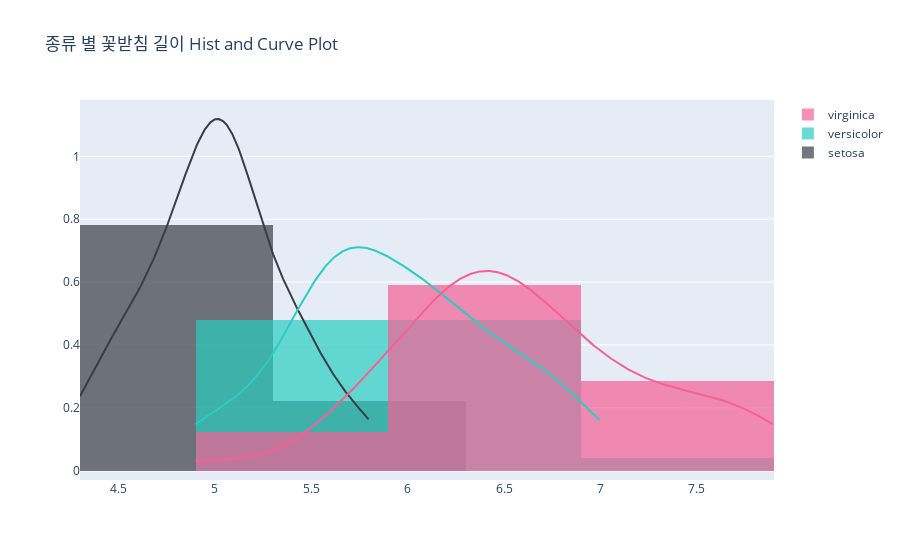

The notebook cell this image was saved under:
### Code cell
import plotly.figure_factory as ff
import numpy as np
import seaborn as sns

df = sns.load_dataset('iris')

x1 = df[df['species'] == 'setosa']['sepal_length'].tolist()
x2 = df[df['species'] == 'versicolor']['sepal_length'].tolist()
x3 = df[df['species'] == 'virginica']['sepal_length'].tolist()

hist_df = [x1, x2, x3]

group_labels = ['setosa','versicolor','virginica']
colors = ['#393E46', '#2BCDC1', '#F66095']

# Create distplot with curve_type set to 'normal'
fig = ff.create_distplot(hist_df , group_labels, colors=colors,show_rug=False)

# Add title
fig.update_layout(title_text='종류 별 꽃받침 길이 Hist and Curve Plot')
fig.show()

### Figure 1 — Plotly figure (JSON) as saved in the notebook; plotly's stock layout.template omitted (floating-point values rounded to 4 significant figures; data arrays with more than 128 entries replaced by an {"elided": "..."} marker saying what was removed)
{"data": [{"autobinx": false, "histnorm": "probability density", "legendgroup": "setosa", "marker": {"color": "#393E46"}, "name": "setosa", "opacity": 0.7, "type": "histogram", "x": [5.1, 4.9, 4.7, 4.6, 5, 5.4, 4.6, 5, 4.4, 4.9, 5.4, 4.8, 4.8, 4.3, 5.8, 5.7, 5.4, 5.1, 5.7, 5.1, 5.4, 5.1, 4.6, 5.1, 4.8, 5, 5, 5.2, 5.2, 4.7, 4.8, 5.4, 5.2, 5.5, 4.9, 5, 5.5, 4.9, 4.4, 5.1, 5, 4.5, 4.4, 5, 5.1, 4.8, 5.1, 4.6, 5.3, 5], "xaxis": "x", "xbins": {"end": 5.8, "size": 1, "start": 4.3}, "yaxis": "y"}, {"autobinx": false, "histnorm": "probability density", "legendgroup": "versicolor", "marker": {"color": "#2BCDC1"}, "name": "versicolor", "opacity": 0.7, "type": "histogram", "x": [7, 6.4, 6.9, 5.5, 6.5, 5.7, 6.3, 4.9, 6.6, 5.2, 5, 5.9, 6, 6.1, 5.6, 6.7, 5.6, 5.8, 6.2, 5.6, 5.9, 6.1, 6.3, 6.1, 6.4, 6.6, 6.8, 6.7, 6, 5.7, 5.5, 5.5, 5.8, 6, 5.4, 6, 6.7, 6.3, 5.6, 5.5, 5.5, 6.1, 5.8, 5, 5.6, 5.7, 5.7, 6.2, 5.1, 5.7], "xaxis": "x", "xbins": {"end": 7, "size": 1, "start": 4.9}, "yaxis": "y"}, {"autobinx": false, "histnorm": "probability density", "legendgroup": "virginica", "marker": {"color": "#F66095"}, "name": "virginica", "opacity": 0.7, "type": "histogram", "x": [6.3, 5.8, 7.1, 6.3, 6.5, 7.6, 4.9, 7.3, 6.7, 7.2, 6.5, 6.4, 6.8, 5.7, 5.8, 6.4, 6.5, 7.7, 7.7, 6, 6.9, 5.6, 7.7, 6.3, 6.7, 7.2, 6.2, 6.1, 6.4, 7.2, 7.4, 7.9, 6.4, 6.3, 6.1, 7.7, 6.3, 6.4, 6, 6.9, 6.7, 6.9, 5.8, 6.8, 6.7, 6.7, 6.3, 6.5, 6.2, 5.9], "xaxis": "x", "xbins": {"end": 7.9, "size": 1, "start": 4.9}, "yaxis": "y"}, {"legendgroup": "setosa", "marker": {"color": "#393E46"}, "mode": "lines", "name": "setosa", "showlegend": false, "type": "scatter", "x": {"elided": "500 float values"}, "xaxis": "x", "y": {"elided": "500 float values"}, "yaxis": "y"}, {"legendgroup": "versicolor", "marker": {"color": "#2BCDC1"}, "mode": "lines", "name": "versicolor", "showlegend": false, "type": "scatter", "x": {"elided": "500 float values"}, "xaxis": "x", "y": {"elided": "500 float values"}, "yaxis": "y"}, {"legendgroup": "virginica", "marker": {"color": "#F66095"}, "mode": "lines", "name": "virginica", "showlegend": false, "type": "scatter", "x": {"elided": "500 float values"}, "xaxis": "x", "y": {"elided": "500 float values"}, "yaxis": "y"}], "layout": {"barmode": "overlay", "hovermode": "closest", "legend": {"traceorder": "reversed"}, "title": {"text": "종류 별 꽃받침 길이 Hist and Curve Plot"}, "xaxis": {"anchor": "y2", "domain": [0, 1], "zeroline": false}, "yaxis": {"anchor": "free", "domain": [0, 1], "position": 0}}}
